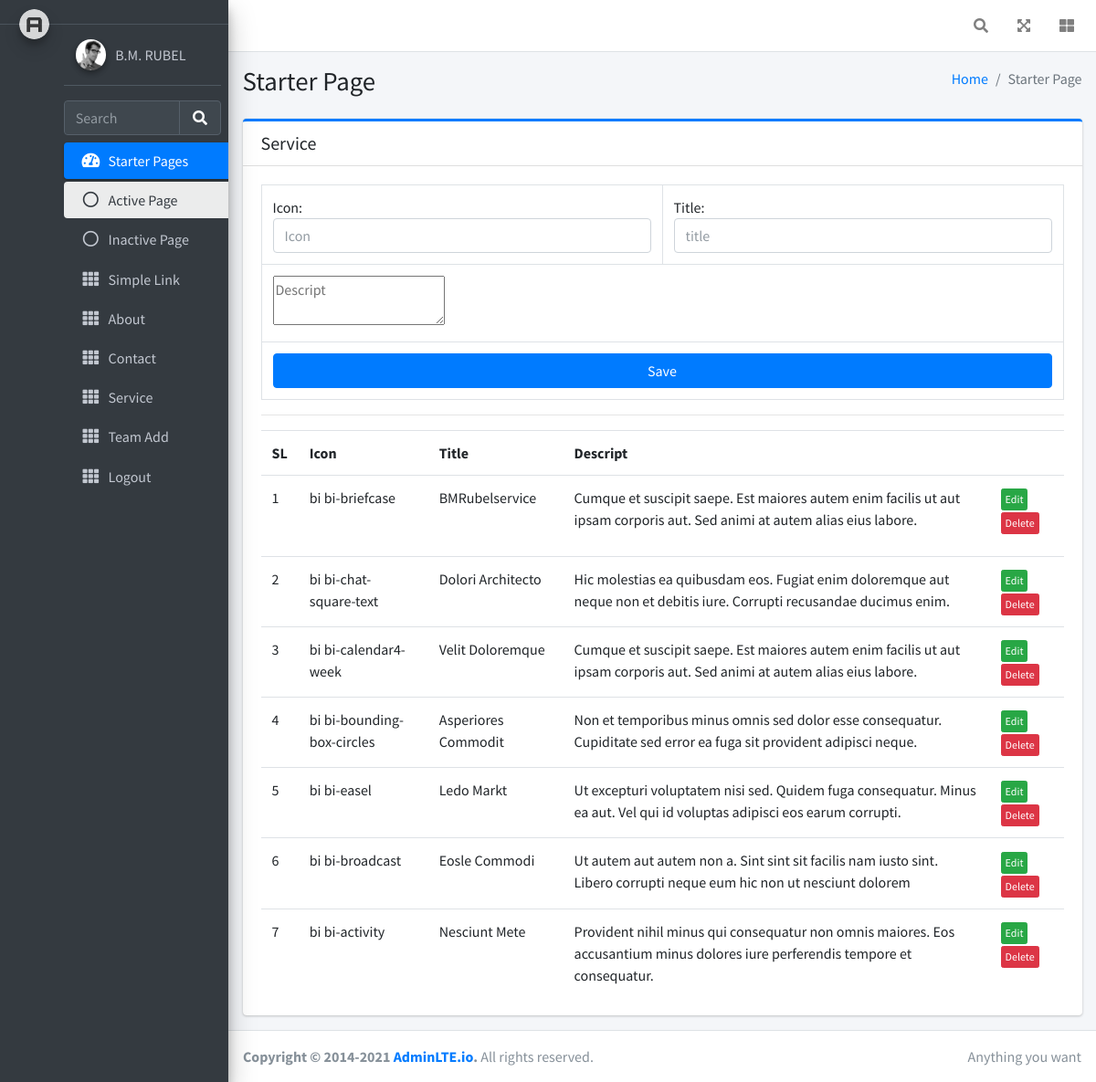
Screenshot of /Impact/admin/service.php (signed in) with the database file from the repository.
### tables this page shows
CREATE TABLE `service` (
  `id` int(11) NOT NULL,
  `icon` text NOT NULL,
  `title` varchar(255) NOT NULL,
  `descript` varchar(255) NOT NULL
);

### Impact/admin/service.php (the view, shortened to what this page needs)
<?php
$db=new mysqli('localhost','root','','impact');
$service=$db->query('select * from service order by id desc');
?>
<!DOCTYPE html>
<html lang="en">
<head>
  <link rel="stylesheet" href="plugins/fontawesome-free/css/all.min.css">
  <link rel="stylesheet" href="dist/css/adminlte.min.css">
  <link href="https://cdn.jsdelivr.net/npm/summernote@0.8.18/dist/summernote.min.css" rel="stylesheet">
</head>
<body class="hold-transition sidebar-mini">
<div class="wrapper">
  <nav class="main-header navbar navbar-expand navbar-white navbar-light">
    <ul class="navbar-nav ml-auto">
      <li class="nav-item">
        <a class="nav-link" data-widget="navbar-search" href="#" role="button">
          <i class="fas fa-search"></i>
        </a>
      </li>
      <li class="nav-item">
        <a class="nav-link" data-widget="fullscreen" href="#" role="button">
          <i class="fas fa-expand-arrows-alt"></i>
        </a>
      </li>
      <li class="nav-item">
        <a class="nav-link" data-widget="control-sidebar" data-slide="true" href="#" role="button">
          <i class="fas fa-th-large"></i>
        </a>
      </li>
    </ul>
  </nav>
  <?php
  require('menu.php');
  ?>
  <div class="content-wrapper">
    <div class="content-header">
      <div class="container-fluid">
        <div class="row mb-2">
          <div class="col-sm-6">
            <h1 class="m-0">Starter Page</h1>
          </div>
          <div class="col-sm-6">
            <ol class="breadcrumb float-sm-right">
              <li class="breadcrumb-item"><a href="#">Home</a></li>
              <li class="breadcrumb-item active">Starter Page</li>
            </ol>
          </div>
        </div>
      </div>
    </div>
    <div class="content">
      <div class="container-fluid">
        <div class="row">
          <div class="col-lg-12">
            <div class="card card-primary card-outline">
              <div class="card-header">
                <h5 class="m-0">Service</h5>
              </div>
              <div class="card-body">
                 <form action="" method="post">
                    <table class="table table-bordered">
                        <tr>
                            <td>
                                Icon: <input type="text" name="icon" class="form-control" placeholder="Icon">
                            </td>
                            <td>
                                Title: <input type="text" name="title" class="form-control" placeholder="title">
                            </td>
                        </tr>
                        <tr>
                        <td colspan="4">
                            <textarea id="summernote" name="descript" placeholder="Descript"></textarea>
                            </td>
                        </tr>
                        <tr>
                            <td colspan="4">
                                <input type="submit" class="btn btn-primary btn-block" value="Save">
                            </td>
                        </tr>
                    </table>
                 </form>
                 <hr>
                 <table class="table table-bordred">
                    <tr>
                        <th>SL</th>
                        <th>Icon</th>
                        <th>Title</th>
                        <th>Descript</th>
                        <th></th>
                    </tr>
                    <?php $i=0; while($data=$service->fetch_assoc()){ ?>
                        <tr>
                            <td><?php echo ++$i ?></td>
                            <td><?php echo $data['icon'] ?></td>
                            <td><?php echo $data['title'] ?></td>
                            <td><?php echo $data['descript'] ?></td>
                            <td>
                                <a href="service_edit.php?id=<?php echo $data['id']?>" class="btn btn-xs btn-success">Edit</a>
                                <a href="service_del.php?id=<?php echo $data['id']?>" class="btn btn-xs btn-danger" onclick="return confirm('Are you sure?')">Delete</a>
                            </td>
                        </tr>
                    <?php } ?>
                 </table>
              </div>
            </div>
          </div>
        </div>
      </div>
    </div>
  </div>
  <footer class="main-footer">
    <div class="float-right d-none d-sm-inline">
      Anything you want
    </div>
    <strong>Copyright &copy; 2014-2021 <a href="https://adminlte.io">AdminLTE.io</a>.</strong> All rights reserved.
  </footer>
</div>
</body>
</html>

### rows the page displays
service: icon "bi bi-briefcase", title "BMRubelservice", descript "Cumque et suscipit saepe. Est maiores autem enim facilis ut aut ipsam corporis aut. Sed animi at autem alias eius labore."
service: icon "bi bi-chat-square-text", title "Dolori Architecto", descript "Hic molestias ea quibusdam eos. Fugiat enim doloremque aut neque non et debitis iure. Corrupti recusandae ducimus enim."
service: icon "bi bi-calendar4-week", title "Velit Doloremque", descript "Cumque et suscipit saepe. Est maiores autem enim facilis ut aut ipsam corporis aut. Sed animi at autem alias eius labore."
service: icon "bi bi-bounding-box-circles", title "Asperiores Commodit", descript "Non et temporibus minus omnis sed dolor esse consequatur. Cupiditate sed error ea fuga sit provident adipisci neque."
service: icon "bi bi-easel", title "Ledo Markt", descript "Ut excepturi voluptatem nisi sed. Quidem fuga consequatur. Minus ea aut. Vel qui id voluptas adipisci eos earum corrupti."
service: icon "bi bi-broadcast", title "Eosle Commodi", descript "Ut autem aut autem non a. Sint sint sit facilis nam iusto sint. Libero corrupti neque eum hic non ut nesciunt dolorem"
service: icon "bi bi-activity", title "Nesciunt Mete", descript "Provident nihil minus qui consequatur non omnis maiores. Eos accusantium minus dolores iure perferendis tempore et consequatur."
